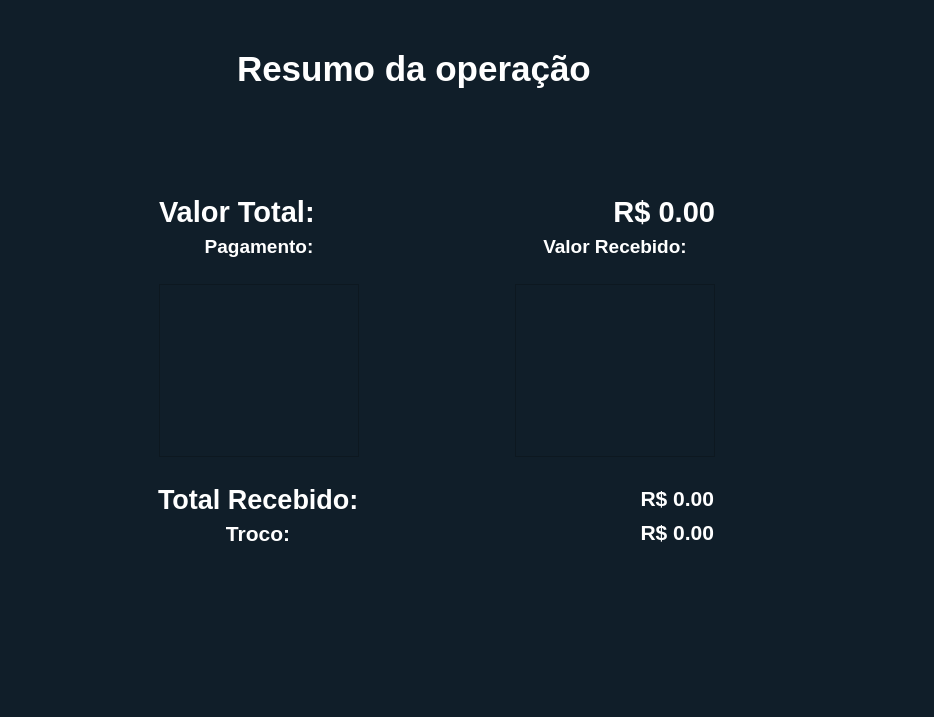
<?xml version="1.0" encoding="UTF-8"?>
<ui version="4.0">
 <class>MainWindow</class>
 <widget class="QMainWindow" name="MainWindow">
  <property name="geometry">
   <rect>
    <x>0</x>
    <y>0</y>
    <width>934</width>
    <height>717</height>
   </rect>
  </property>
  <property name="windowTitle">
   <string>MainWindow</string>
  </property>
  <property name="styleSheet">
   <string notr="true">background-color: rgba(16,30,41,240);</string>
  </property>
  <widget class="QWidget" name="centralwidget">
   <layout class="QGridLayout" name="gridLayout_2">
    <item row="0" column="0">
     <layout class="QGridLayout" name="gridLayout">
      <item row="10" column="0">
       <layout class="QHBoxLayout" name="horizontalLayout_3">
        <item>
         <layout class="QVBoxLayout" name="verticalLayout_3">
          <item>
           <widget class="QLabel" name="label_8">
            <property name="maximumSize">
             <size>
              <width>300</width>
              <height>16777215</height>
             </size>
            </property>
            <property name="font">
             <font>
              <pointsize>20</pointsize>
              <weight>75</weight>
              <bold>true</bold>
             </font>
            </property>
            <property name="styleSheet">
             <string notr="true">color: rgb(255, 255, 255);</string>
            </property>
            <property name="text">
             <string>Total Recebido:</string>
            </property>
           </widget>
          </item>
          <item>
           <widget class="QLabel" name="label_10">
            <property name="maximumSize">
             <size>
              <width>200</width>
              <height>16777215</height>
             </size>
            </property>
            <property name="font">
             <font>
              <pointsize>16</pointsize>
              <weight>75</weight>
              <bold>true</bold>
             </font>
            </property>
            <property name="styleSheet">
             <string notr="true">color: rgb(255, 255, 255);</string>
            </property>
            <property name="text">
             <string>Troco:</string>
            </property>
            <property name="alignment">
             <set>Qt::AlignCenter</set>
            </property>
           </widget>
          </item>
         </layout>
        </item>
        <item>
         <layout class="QVBoxLayout" name="verticalLayout_4">
          <item>
           <widget class="QLabel" name="label_total_recebido">
            <property name="maximumSize">
             <size>
              <width>200</width>
              <height>16777215</height>
             </size>
            </property>
            <property name="font">
             <font>
              <pointsize>16</pointsize>
              <weight>75</weight>
              <bold>true</bold>
             </font>
            </property>
            <property name="styleSheet">
             <string notr="true">color: rgb(255, 255, 255);</string>
            </property>
            <property name="text">
             <string>R$ 0.00</string>
            </property>
            <property name="alignment">
             <set>Qt::AlignRight|Qt::AlignTrailing|Qt::AlignVCenter</set>
            </property>
           </widget>
          </item>
          <item>
           <widget class="QLabel" name="label_troco">
            <property name="maximumSize">
             <size>
              <width>200</width>
              <height>16777215</height>
             </size>
            </property>
            <property name="font">
             <font>
              <pointsize>16</pointsize>
              <weight>75</weight>
              <bold>true</bold>
             </font>
            </property>
            <property name="styleSheet">
             <string notr="true">color: rgb(255, 255, 255);</string>
            </property>
            <property name="text">
             <string>R$ 0.00</string>
            </property>
            <property name="alignment">
             <set>Qt::AlignRight|Qt::AlignTrailing|Qt::AlignVCenter</set>
            </property>
           </widget>
          </item>
         </layout>
        </item>
       </layout>
      </item>
      <item row="4" column="0">
       <spacer name="horizontalSpacer_6">
        <property name="orientation">
         <enum>Qt::Horizontal</enum>
        </property>
        <property name="sizeHint" stdset="0">
         <size>
          <width>40</width>
          <height>20</height>
         </size>
        </property>
       </spacer>
      </item>
      <item row="12" column="0">
       <spacer name="horizontalSpacer_8">
        <property name="orientation">
         <enum>Qt::Horizontal</enum>
        </property>
        <property name="sizeHint" stdset="0">
         <size>
          <width>40</width>
          <height>20</height>
         </size>
        </property>
       </spacer>
      </item>
      <item row="5" column="0">
       <spacer name="horizontalSpacer_7">
        <property name="orientation">
         <enum>Qt::Horizontal</enum>
        </property>
        <property name="sizeHint" stdset="0">
         <size>
          <width>40</width>
          <height>20</height>
         </size>
        </property>
       </spacer>
      </item>
      <item row="8" column="0">
       <layout class="QHBoxLayout" name="horizontalLayout_2">
        <item>
         <layout class="QVBoxLayout" name="verticalLayout">
          <item>
           <widget class="QLabel" name="label_3">
            <property name="maximumSize">
             <size>
              <width>200</width>
              <height>16777215</height>
             </size>
            </property>
            <property name="font">
             <font>
              <pointsize>22</pointsize>
              <weight>75</weight>
              <bold>true</bold>
             </font>
            </property>
            <property name="styleSheet">
             <string notr="true">color: rgb(255, 255, 255);</string>
            </property>
            <property name="text">
             <string>Valor Total:</string>
            </property>
           </widget>
          </item>
          <item>
           <widget class="QLabel" name="label_4">
            <property name="maximumSize">
             <size>
              <width>200</width>
              <height>16777215</height>
             </size>
            </property>
            <property name="font">
             <font>
              <pointsize>14</pointsize>
              <weight>75</weight>
              <bold>true</bold>
             </font>
            </property>
            <property name="styleSheet">
             <string notr="true">color: rgb(255, 255, 255);</string>
            </property>
            <property name="text">
             <string>Pagamento:</string>
            </property>
            <property name="alignment">
             <set>Qt::AlignCenter</set>
            </property>
           </widget>
          </item>
          <item>
           <widget class="QLabel" name="label_2">
            <property name="maximumSize">
             <size>
              <width>200</width>
              <height>16777215</height>
             </size>
            </property>
            <property name="text">
             <string/>
            </property>
           </widget>
          </item>
          <item>
           <widget class="QListWidget" name="listWidget_metodo_pagamento">
            <property name="enabled">
             <bool>false</bool>
            </property>
            <property name="maximumSize">
             <size>
              <width>200</width>
              <height>16777215</height>
             </size>
            </property>
            <property name="palette">
             <palette>
              <active>
               <colorrole role="WindowText">
                <brush brushstyle="SolidPattern">
                 <color alpha="255">
                  <red>255</red>
                  <green>255</green>
                  <blue>255</blue>
                 </color>
                </brush>
               </colorrole>
               <colorrole role="Button">
                <brush brushstyle="SolidPattern">
                 <color alpha="240">
                  <red>16</red>
                  <green>30</green>
                  <blue>41</blue>
                 </color>
                </brush>
               </colorrole>
               <colorrole role="Text">
                <brush brushstyle="SolidPattern">
                 <color alpha="255">
                  <red>255</red>
                  <green>255</green>
                  <blue>255</blue>
                 </color>
                </brush>
               </colorrole>
               <colorrole role="ButtonText">
                <brush brushstyle="SolidPattern">
                 <color alpha="255">
                  <red>255</red>
                  <green>255</green>
                  <blue>255</blue>
                 </color>
                </brush>
               </colorrole>
               <colorrole role="Base">
                <brush brushstyle="NoBrush">
                 <color alpha="255">
                  <red>0</red>
                  <green>0</green>
                  <blue>0</blue>
                 </color>
                </brush>
               </colorrole>
               <colorrole role="Window">
                <brush brushstyle="SolidPattern">
                 <color alpha="240">
                  <red>16</red>
                  <green>30</green>
                  <blue>41</blue>
                 </color>
                </brush>
               </colorrole>
              </active>
              <inactive>
               <colorrole role="WindowText">
                <brush brushstyle="SolidPattern">
                 <color alpha="255">
                  <red>255</red>
                  <green>255</green>
                  <blue>255</blue>
                 </color>
                </brush>
               </colorrole>
               <colorrole role="Button">
                <brush brushstyle="SolidPattern">
                 <color alpha="240">
                  <red>16</red>
                  <green>30</green>
                  <blue>41</blue>
                 </color>
                </brush>
               </colorrole>
               <colorrole role="Text">
                <brush brushstyle="SolidPattern">
                 <color alpha="255">
                  <red>255</red>
                  <green>255</green>
                  <blue>255</blue>
                 </color>
                </brush>
               </colorrole>
               <colorrole role="ButtonText">
                <brush brushstyle="SolidPattern">
                 <color alpha="255">
                  <red>255</red>
                  <green>255</green>
                  <blue>255</blue>
                 </color>
                </brush>
               </colorrole>
               <colorrole role="Base">
                <brush brushstyle="NoBrush">
                 <color alpha="255">
                  <red>0</red>
                  <green>0</green>
                  <blue>0</blue>
                 </color>
                </brush>
               </colorrole>
               <colorrole role="Window">
                <brush brushstyle="SolidPattern">
                 <color alpha="240">
                  <red>16</red>
                  <green>30</green>
                  <blue>41</blue>
                 </color>
                </brush>
               </colorrole>
              </inactive>
              <disabled>
               <colorrole role="WindowText">
                <brush brushstyle="SolidPattern">
                 <color alpha="255">
                  <red>255</red>
                  <green>255</green>
                  <blue>255</blue>
                 </color>
                </brush>
               </colorrole>
               <colorrole role="Button">
                <brush brushstyle="SolidPattern">
                 <color alpha="240">
                  <red>16</red>
                  <green>30</green>
                  <blue>41</blue>
                 </color>
                </brush>
               </colorrole>
               <colorrole role="Text">
                <brush brushstyle="SolidPattern">
                 <color alpha="255">
                  <red>255</red>
                  <green>255</green>
                  <blue>255</blue>
                 </color>
                </brush>
               </colorrole>
               <colorrole role="ButtonText">
                <brush brushstyle="SolidPattern">
                 <color alpha="255">
                  <red>255</red>
                  <green>255</green>
                  <blue>255</blue>
                 </color>
                </brush>
               </colorrole>
               <colorrole role="Base">
                <brush brushstyle="NoBrush">
                 <color alpha="255">
                  <red>0</red>
                  <green>0</green>
                  <blue>0</blue>
                 </color>
                </brush>
               </colorrole>
               <colorrole role="Window">
                <brush brushstyle="SolidPattern">
                 <color alpha="240">
                  <red>16</red>
                  <green>30</green>
                  <blue>41</blue>
                 </color>
                </brush>
               </colorrole>
              </disabled>
             </palette>
            </property>
            <property name="font">
             <font>
              <pointsize>14</pointsize>
              <weight>75</weight>
              <bold>true</bold>
             </font>
            </property>
            <property name="focusPolicy">
             <enum>Qt::NoFocus</enum>
            </property>
            <property name="styleSheet">
             <string notr="true">border:none;
color: rgb(255, 255, 255);
selection-background-color: none;
selection-color: none;

QListWidget::item:focus{border:none;}</string>
            </property>
            <property name="verticalScrollBarPolicy">
             <enum>Qt::ScrollBarAlwaysOff</enum>
            </property>
            <property name="horizontalScrollBarPolicy">
             <enum>Qt::ScrollBarAlwaysOff</enum>
            </property>
            <property name="editTriggers">
             <set>QAbstractItemView::DoubleClicked|QAbstractItemView::EditKeyPressed</set>
            </property>
            <property name="selectionMode">
             <enum>QAbstractItemView::NoSelection</enum>
            </property>
           </widget>
          </item>
         </layout>
        </item>
        <item>
         <layout class="QVBoxLayout" name="verticalLayout_2">
          <item>
           <widget class="QLabel" name="label_valor_total">
            <property name="maximumSize">
             <size>
              <width>200</width>
              <height>16777215</height>
             </size>
            </property>
            <property name="font">
             <font>
              <pointsize>22</pointsize>
              <weight>75</weight>
              <bold>true</bold>
             </font>
            </property>
            <property name="styleSheet">
             <string notr="true">color: rgb(255, 255, 255);</string>
            </property>
            <property name="text">
             <string>R$ 0.00</string>
            </property>
            <property name="alignment">
             <set>Qt::AlignRight|Qt::AlignTrailing|Qt::AlignVCenter</set>
            </property>
           </widget>
          </item>
          <item>
           <widget class="QLabel" name="label_7">
            <property name="maximumSize">
             <size>
              <width>200</width>
              <height>16777215</height>
             </size>
            </property>
            <property name="font">
             <font>
              <pointsize>14</pointsize>
              <weight>75</weight>
              <bold>true</bold>
             </font>
            </property>
            <property name="styleSheet">
             <string notr="true">color: rgb(255, 255, 255);</string>
            </property>
            <property name="text">
             <string>Valor Recebido:</string>
            </property>
            <property name="alignment">
             <set>Qt::AlignCenter</set>
            </property>
           </widget>
          </item>
          <item>
           <widget class="QLabel" name="label_5">
            <property name="maximumSize">
             <size>
              <width>200</width>
              <height>16777215</height>
             </size>
            </property>
            <property name="text">
             <string/>
            </property>
           </widget>
          </item>
          <item>
           <widget class="QListWidget" name="listWidget_valores_recebidos">
            <property name="maximumSize">
             <size>
              <width>200</width>
              <height>16777215</height>
             </size>
            </property>
            <property name="font">
             <font>
              <pointsize>14</pointsize>
              <weight>75</weight>
              <bold>true</bold>
             </font>
            </property>
            <property name="focusPolicy">
             <enum>Qt::NoFocus</enum>
            </property>
            <property name="styleSheet">
             <string notr="true">border:none;
color: rgb(255, 255, 255);
selection-background-color: none;
selection-color: none;


QListWidget::item:focus{border:none;}</string>
            </property>
            <property name="verticalScrollBarPolicy">
             <enum>Qt::ScrollBarAlwaysOff</enum>
            </property>
            <property name="horizontalScrollBarPolicy">
             <enum>Qt::ScrollBarAlwaysOff</enum>
            </property>
            <property name="selectionMode">
             <enum>QAbstractItemView::NoSelection</enum>
            </property>
           </widget>
          </item>
         </layout>
        </item>
       </layout>
      </item>
      <item row="9" column="1">
       <spacer name="verticalSpacer_4">
        <property name="orientation">
         <enum>Qt::Vertical</enum>
        </property>
        <property name="sizeHint" stdset="0">
         <size>
          <width>20</width>
          <height>40</height>
         </size>
        </property>
       </spacer>
      </item>
      <item row="7" column="0">
       <spacer name="horizontalSpacer_3">
        <property name="orientation">
         <enum>Qt::Horizontal</enum>
        </property>
        <property name="sizeHint" stdset="0">
         <size>
          <width>40</width>
          <height>20</height>
         </size>
        </property>
       </spacer>
      </item>
      <item row="2" column="0">
       <layout class="QHBoxLayout" name="horizontalLayout">
        <item>
         <widget class="QLabel" name="label">
          <property name="maximumSize">
           <size>
            <width>400</width>
            <height>16777215</height>
           </size>
          </property>
          <property name="font">
           <font>
            <pointsize>26</pointsize>
            <weight>75</weight>
            <bold>true</bold>
           </font>
          </property>
          <property name="styleSheet">
           <string notr="true">color: rgb(255, 255, 255);</string>
          </property>
          <property name="text">
           <string>Resumo da operação</string>
          </property>
         </widget>
        </item>
       </layout>
      </item>
      <item row="16" column="0">
       <spacer name="horizontalSpacer_9">
        <property name="orientation">
         <enum>Qt::Horizontal</enum>
        </property>
        <property name="sizeHint" stdset="0">
         <size>
          <width>40</width>
          <height>20</height>
         </size>
        </property>
       </spacer>
      </item>
      <item row="9" column="0">
       <spacer name="verticalSpacer">
        <property name="orientation">
         <enum>Qt::Vertical</enum>
        </property>
        <property name="sizeHint" stdset="0">
         <size>
          <width>20</width>
          <height>40</height>
         </size>
        </property>
       </spacer>
      </item>
      <item row="1" column="0">
       <spacer name="horizontalSpacer_2">
        <property name="orientation">
         <enum>Qt::Horizontal</enum>
        </property>
        <property name="sizeHint" stdset="0">
         <size>
          <width>40</width>
          <height>20</height>
         </size>
        </property>
       </spacer>
      </item>
      <item row="9" column="3">
       <spacer name="verticalSpacer_2">
        <property name="orientation">
         <enum>Qt::Vertical</enum>
        </property>
        <property name="sizeHint" stdset="0">
         <size>
          <width>20</width>
          <height>40</height>
         </size>
        </property>
       </spacer>
      </item>
      <item row="0" column="0">
       <spacer name="horizontalSpacer">
        <property name="orientation">
         <enum>Qt::Horizontal</enum>
        </property>
        <property name="sizeHint" stdset="0">
         <size>
          <width>40</width>
          <height>20</height>
         </size>
        </property>
       </spacer>
      </item>
      <item row="6" column="0">
       <spacer name="horizontalSpacer_5">
        <property name="orientation">
         <enum>Qt::Horizontal</enum>
        </property>
        <property name="sizeHint" stdset="0">
         <size>
          <width>40</width>
          <height>20</height>
         </size>
        </property>
       </spacer>
      </item>
      <item row="11" column="0">
       <spacer name="horizontalSpacer_11">
        <property name="orientation">
         <enum>Qt::Horizontal</enum>
        </property>
        <property name="sizeHint" stdset="0">
         <size>
          <width>40</width>
          <height>20</height>
         </size>
        </property>
       </spacer>
      </item>
      <item row="9" column="2">
       <spacer name="verticalSpacer_3">
        <property name="orientation">
         <enum>Qt::Vertical</enum>
        </property>
        <property name="sizeHint" stdset="0">
         <size>
          <width>20</width>
          <height>40</height>
         </size>
        </property>
       </spacer>
      </item>
      <item row="18" column="0">
       <spacer name="horizontalSpacer_10">
        <property name="orientation">
         <enum>Qt::Horizontal</enum>
        </property>
        <property name="sizeHint" stdset="0">
         <size>
          <width>40</width>
          <height>20</height>
         </size>
        </property>
       </spacer>
      </item>
      <item row="17" column="0">
       <spacer name="horizontalSpacer_14">
        <property name="orientation">
         <enum>Qt::Horizontal</enum>
        </property>
        <property name="sizeHint" stdset="0">
         <size>
          <width>40</width>
          <height>20</height>
         </size>
        </property>
       </spacer>
      </item>
      <item row="15" column="0">
       <spacer name="horizontalSpacer_13">
        <property name="orientation">
         <enum>Qt::Horizontal</enum>
        </property>
        <property name="sizeHint" stdset="0">
         <size>
          <width>40</width>
          <height>20</height>
         </size>
        </property>
       </spacer>
      </item>
      <item row="14" column="0">
       <spacer name="horizontalSpacer_12">
        <property name="orientation">
         <enum>Qt::Horizontal</enum>
        </property>
        <property name="sizeHint" stdset="0">
         <size>
          <width>40</width>
          <height>20</height>
         </size>
        </property>
       </spacer>
      </item>
      <item row="3" column="0">
       <spacer name="horizontalSpacer_4">
        <property name="orientation">
         <enum>Qt::Horizontal</enum>
        </property>
        <property name="sizeHint" stdset="0">
         <size>
          <width>40</width>
          <height>20</height>
         </size>
        </property>
       </spacer>
      </item>
     </layout>
    </item>
   </layout>
  </widget>
  <widget class="QMenuBar" name="menubar">
   <property name="geometry">
    <rect>
     <x>0</x>
     <y>0</y>
     <width>934</width>
     <height>21</height>
    </rect>
   </property>
  </widget>
  <widget class="QStatusBar" name="statusbar"/>
 </widget>
 <resources/>
 <connections/>
</ui>
